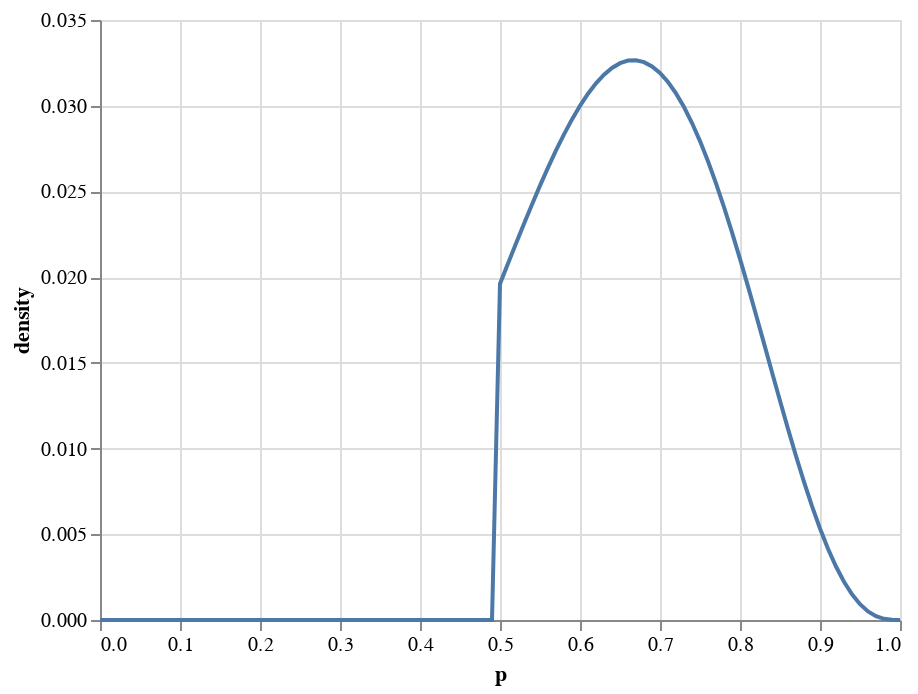

The notebook cell saved with this chart:
### Code cell
aux = pd.DataFrame(posterior2).reset_index().rename({0:'prob'}, axis=1)
aux['p'] = aux['index']/100

alt.Chart(aux)\
   .mark_line()\
   .encode(
        x=alt.X('p', title='p'),
        y=alt.Y('prob', title='density')
          )

### Figure 1 — Vega-Lite specification as saved in the notebook (floating-point values rounded to 4 significant figures)
{"config": {"view": {"continuousWidth": 400, "continuousHeight": 300}}, "data": {"name": "data-e3a7a31d3b79ac8983070d7e785e1d3a"}, "mark": "line", "encoding": {"x": {"type": "quantitative", "field": "p", "title": "p"}, "y": {"type": "quantitative", "field": "prob", "title": "density"}}, "$schema": "https://vega.github.io/schema/vega-lite/v4.8.1.json", "datasets": {"data-e3a7a31d3b79ac8983070d7e785e1d3a": [{"index": 0, "prob": 0.0, "p": 0.0}, {"index": 1, "prob": 0.0, "p": 0.01}, {"index": 2, "prob": 0.0, "p": 0.02}, {"index": 3, "prob": 0.0, "p": 0.03}, {"index": 4, "prob": 0.0, "p": 0.04}, {"index": 5, "prob": 0.0, "p": 0.05}, {"index": 6, "prob": 0.0, "p": 0.06}, {"index": 7, "prob": 0.0, "p": 0.07}, {"index": 8, "prob": 0.0, "p": 0.08}, {"index": 9, "prob": 0.0, "p": 0.09}, {"index": 10, "prob": 0.0, "p": 0.1}, {"index": 11, "prob": 0.0, "p": 0.11}, {"index": 12, "prob": 0.0, "p": 0.12}, {"index": 13, "prob": 0.0, "p": 0.13}, {"index": 14, "prob": 0.0, "p": 0.14}, {"index": 15, "prob": 0.0, "p": 0.15}, {"index": 16, "prob": 0.0, "p": 0.16}, {"index": 17, "prob": 0.0, "p": 0.17}, {"index": 18, "prob": 0.0, "p": 0.18}, {"index": 19, "prob": 0.0, "p": 0.19}, {"index": 20, "prob": 0.0, "p": 0.2}, {"index": 21, "prob": 0.0, "p": 0.21}, {"index": 22, "prob": 0.0, "p": 0.22}, {"index": 23, "prob": 0.0, "p": 0.23}, {"index": 24, "prob": 0.0, "p": 0.24}, {"index": 25, "prob": 0.0, "p": 0.25}, {"index": 26, "prob": 0.0, "p": 0.26}, {"index": 27, "prob": 0.0, "p": 0.27}, {"index": 28, "prob": 0.0, "p": 0.28}, {"index": 29, "prob": 0.0, "p": 0.29}, {"index": 30, "prob": 0.0, "p": 0.3}, {"index": 31, "prob": 0.0, "p": 0.31}, {"index": 32, "prob": 0.0, "p": 0.32}, {"index": 33, "prob": 0.0, "p": 0.33}, {"index": 34, "prob": 0.0, "p": 0.34}, {"index": 35, "prob": 0.0, "p": 0.35}, {"index": 36, "prob": 0.0, "p": 0.36}, {"index": 37, "prob": 0.0, "p": 0.37}, {"index": 38, "prob": 0.0, "p": 0.38}, {"index": 39, "prob": 0.0, "p": 0.39}, {"index": 40, "prob": 0.0, "p": 0.4}, {"index": 41, "prob": 0.0, "p": 0.41}, {"index": 42, "prob": 0.0, "p": 0.42}, {"index": 43, "prob": 0.0, "p": 0.43}, {"index": 44, "prob": 0.0, "p": 0.44}, {"index": 45, "prob": 0.0, "p": 0.45}, {"index": 46, "prob": 0.0, "p": 0.46}, {"index": 47, "prob": 0.0, "p": 0.47}, {"index": 48, "prob": 0.0, "p": 0.48}, {"index": 49, "prob": 0.0, "p": 0.49}, {"index": 50, "prob": 0.01962, "p": 0.5}, {"index": 51, "prob": 0.02079, "p": 0.51}, {"index": 52, "prob": 0.02196, "p": 0.52}, {"index": 53, "prob": 0.02312, "p": 0.53}, {"index": 54, "prob": 0.02424, "p": 0.54}, {"index": 55, "prob": 0.02534, "p": 0.55}, {"index": 56, "prob": 0.02639, "p": 0.56}, {"index": 57, "prob": 0.02739, "p": 0.57}, {"index": 58, "prob": 0.02833, "p": 0.58}, {"index": 59, "prob": 0.0292, "p": 0.59}, {"index": 60, "prob": 0.02999, "p": 0.6}, {"index": 61, "prob": 0.0307, "p": 0.61}, {"index": 62, "prob": 0.03131, "p": 0.62}, {"index": 63, "prob": 0.03181, "p": 0.63}, {"index": 64, "prob": 0.03221, "p": 0.64}, {"index": 65, "prob": 0.03248, "p": 0.65}, {"index": 66, "prob": 0.03263, "p": 0.66}, {"index": 67, "prob": 0.03265, "p": 0.67}, {"index": 68, "prob": 0.03254, "p": 0.68}, {"index": 69, "prob": 0.03229, "p": 0.69}, {"index": 70, "prob": 0.03191, "p": 0.7}, {"index": 71, "prob": 0.03138, "p": 0.71}, {"index": 72, "prob": 0.03072, "p": 0.72}, {"index": 73, "prob": 0.02992, "p": 0.73}, {"index": 74, "prob": 0.02899, "p": 0.74}, {"index": 75, "prob": 0.02793, "p": 0.75}, {"index": 76, "prob": 0.02676, "p": 0.76}, {"index": 77, "prob": 0.02547, "p": 0.77}, {"index": 78, "prob": 0.02409, "p": 0.78}, {"index": 79, "prob": 0.02261, "p": 0.79}, {"index": 80, "prob": 0.02107, "p": 0.8}, {"index": 81, "prob": 0.01946, "p": 0.81}, {"index": 82, "prob": 0.01781, "p": 0.82}, {"index": 83, "prob": 0.01613, "p": 0.83}, {"index": 84, "prob": 0.01445, "p": 0.84}, {"index": 85, "prob": 0.01279, "p": 0.85}, {"index": 86, "prob": 0.01115, "p": 0.86}, {"index": 87, "prob": 0.00957, "p": 0.87}, {"index": 88, "prob": 0.008061, "p": 0.88}, {"index": 89, "prob": 0.006645, "p": 0.89}, {"index": 90, "prob": 0.005338, "p": 0.9}, {"index": 91, "prob": 0.004158, "p": 0.91}, {"index": 92, "prob": 0.003118, "p": 0.92}, {"index": 93, "prob": 0.002229, "p": 0.93}, {"index": 94, "prob": 0.001497, "p": 0.94}, {"index": 95, "prob": 0.000923, "p": 0.95}, {"index": 96, "prob": 0.0005032, "p": 0.96}, {"index": 97, "prob": 0.0002259, "p": 0.97}, {"index": 98, "prob": 7.119e-05, "p": 0.98}, {"index": 99, "prob": 9.457e-06, "p": 0.99}, {"index": 100, "prob": 0.0, "p": 1.0}]}}
